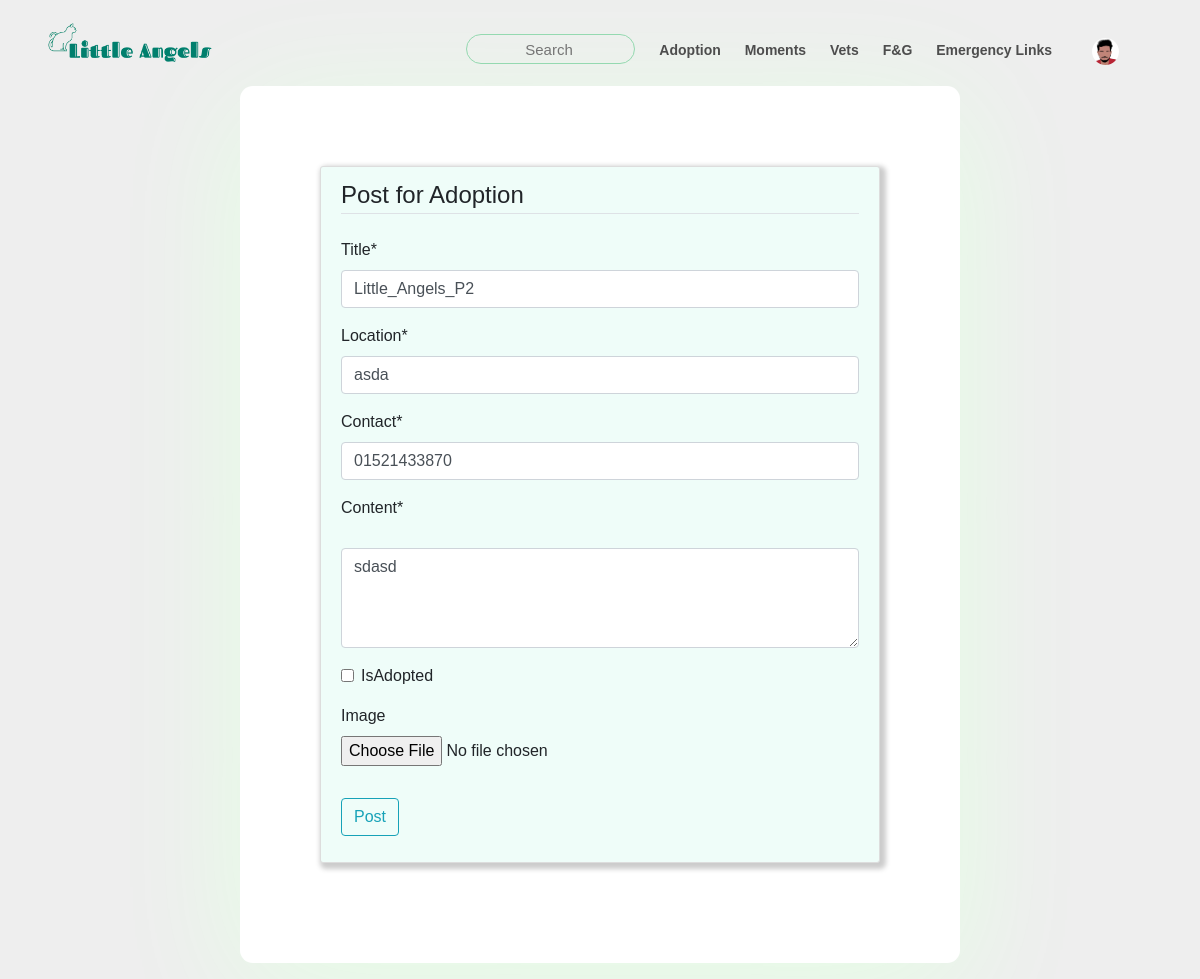
The page /adoption/post/4/update (signed in) on the database as committed earlier.
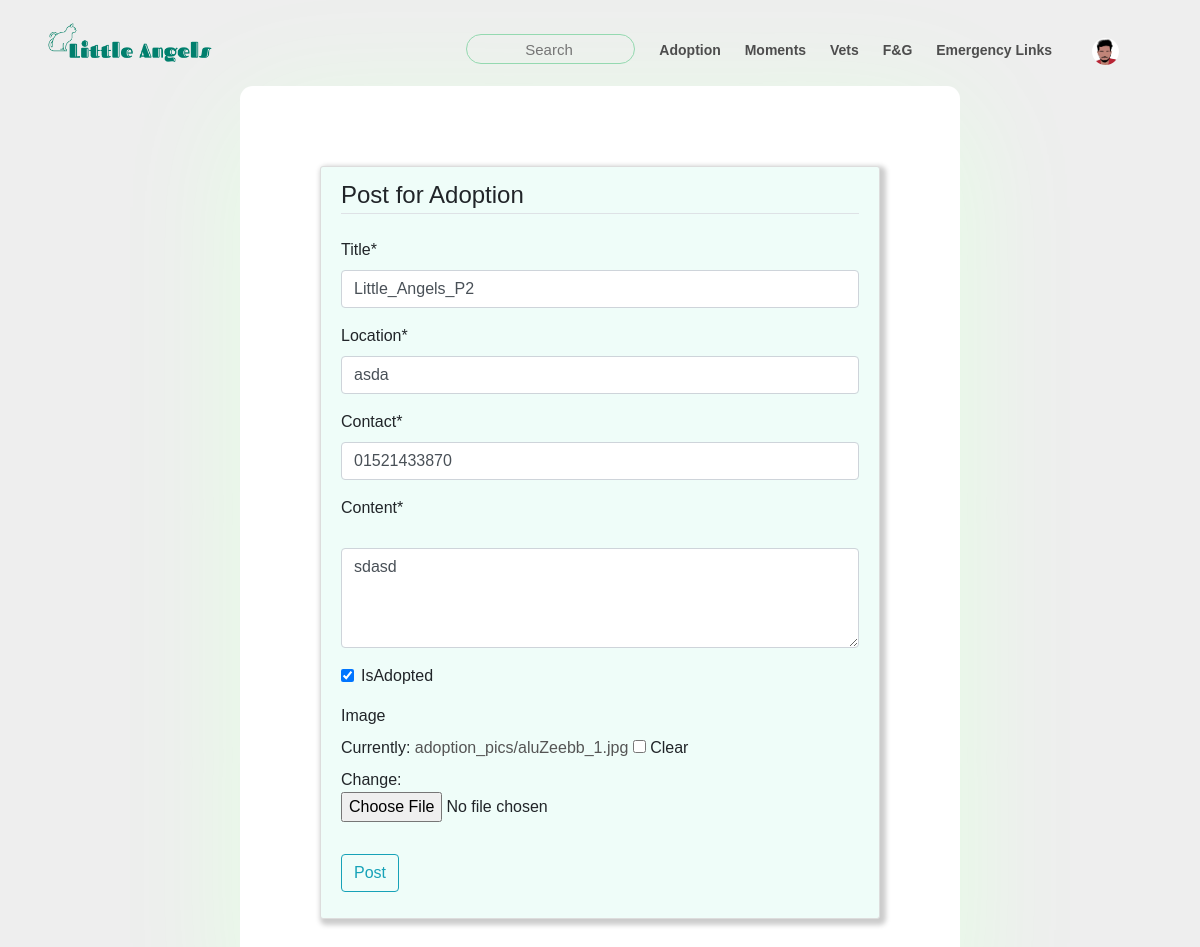
The same page on the database as committed later.
### adoption/models.py (models this page shows, shortened)
class AdoptionPost(models.Model):
    title = models.CharField(max_length=30)
    author = models.ForeignKey(User, on_delete=models.CASCADE)
    content = models.TextField();
    date = models.DateTimeField(default=timezone.now)
    location = models.CharField(max_length=50)
    approved = models.BooleanField(default=False)
    contact = models.CharField(max_length=11)
    isAdopted = models.BooleanField(default=False)
    image = models.ImageField( blank=True, null=True, upload_to= 'adoption_pics')

### adoption/views.py (the view, shortened to what this page needs)
# urls.py: path('post/<int:pk>/update', PostUpdateView.as_view(), name='adoption_post_update'),
class PostUpdateView(LoginRequiredMixin, UserPassesTestMixin, UpdateView):
    model = AdoptionPost
    fields = ['title', 'location', 'contact', 'content', 'isAdopted', 'image']
    def test_func(self):
        post = self.get_object()
        if self.request.user == post.author:
            return True
        return False

### adoption/templates/adoption/adoptionpost_form.html (shortened to what this page needs)
{% extends 'home/base.html' %}
{% load crispy_forms_tags %}
{% block content %}
<div class="boss">
    <div class="blog-post">
        <div class="content-section">
            <form method="POST" enctype="multipart/form-data" >
                <fieldset class="form-group">
                    <legend class="border-bottom mb-4">Post for Adoption</legend>
                    {{form|crispy}}
                </fieldset>
                <div class="form-group">
                    <button class="btn btn-outline-info" type="submit">Post</button>
                </div>
            </form>
        </div>
    </div>
</div>
{% endblock content %}

Rows that differ between the two databases and show on the page:
changed AdoptionPost "Little_Angels_P2": isAdopted "☐" → "☑"
Other text that changed with them:
form field form: (not shown) → "☐"
text no longer shown: "Title * Location * Contact * Content * IsAdopted Image"
text now shown: "Title * Location * Contact * Content * IsAdopted Image Currently: adoption_pics/aluZeebb_1.jpg Clear Change:"
